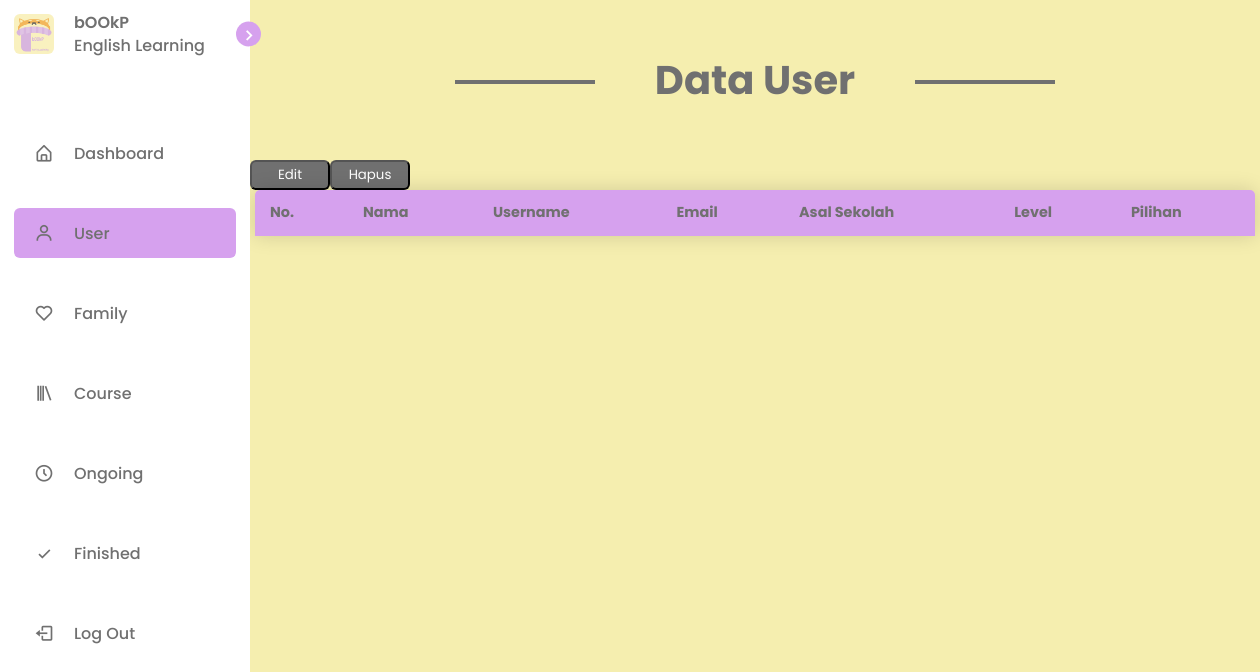
The page /data-user/user.php on the database as committed earlier.
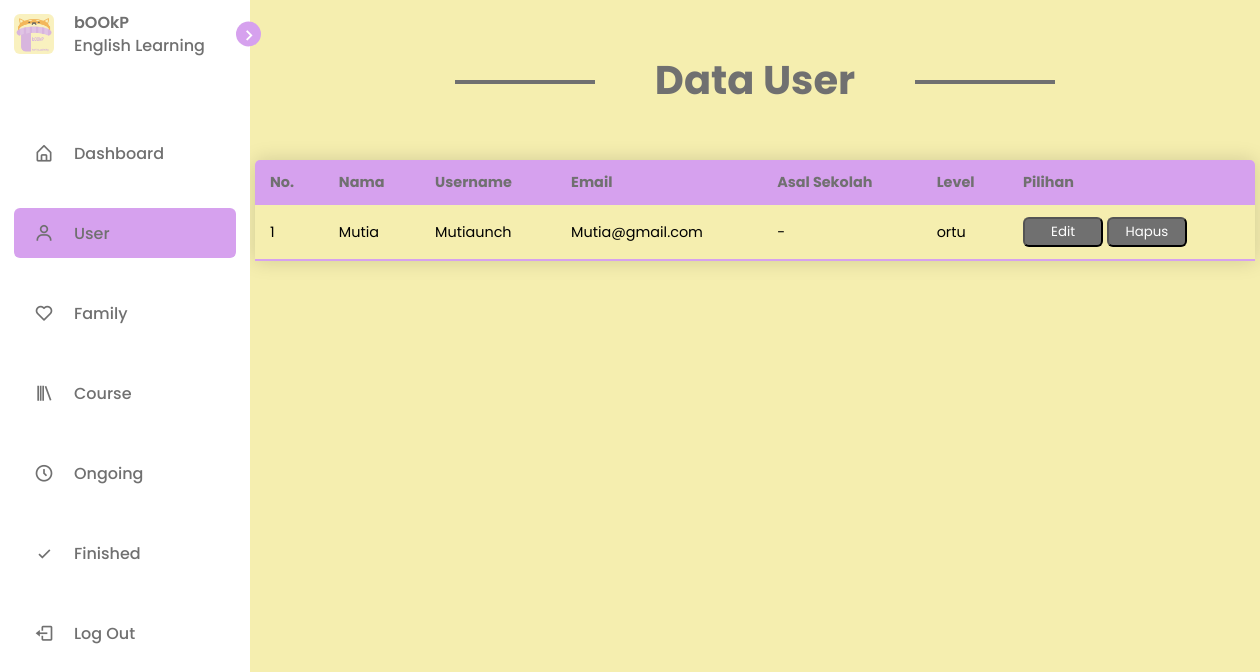
The same page on the database as committed later.
### tables this page shows
CREATE TABLE `user` (
  `id_user` int(11) NOT NULL,
  `nama_user` varchar(100) NOT NULL,
  `username` varchar(100) NOT NULL,
  `email` varchar(80) NOT NULL,
  `pass_user` varchar(40) NOT NULL,
  `asal_sekolah` varchar(50) DEFAULT NULL,
  `id_level` int(11) DEFAULT NULL
);

CREATE TABLE `level` (
  `id_level` int(11) NOT NULL,
  `nama_level` varchar(30) NOT NULL
);

### data-user/user-list.php (called while the page is built)
<?php
include "../includes/connect.php";
$no = 1;
$display = "SELECT user.*, level.id_level, level.nama_level
            FROM user
            JOIN level ON user.id_level=level.id_level";
$hasil = mysqli_query($dtb, $display);
$data_user = array();
while($row = mysqli_fetch_assoc($hasil)){
$data_user[] = $row;
}
return $data_user;

### data-user/user.php (the view, shortened to what this page needs)
<?php
    include "user-list.php";
?>
<!DOCTYPE html>
<html lang="en">
<head>
    <link rel="stylesheet" href="../assets/css/style.css?<?php echo time();?>">
    <link href='https://unpkg.com/boxicons@2.1.2/css/boxicons.min.css' rel='stylesheet'>
</head>
<body>
    <nav class="sidebar">
        <header>
            <div class="image-text">
                <span class="image">
                    <img src="../assets/img/logo.png" alt="">
                </span>
                <div class="text header-text">
                    <span class="name">bOOkP</span>
                    <span class="profession">English Learning</span>
                </div>
            </div>
            <i class='bx bx-chevron-right toggle'></i>
        </header>
        <div class="menu_bar">
            <div class="menu">
                <ul class="menu-links">
                    <li class="nav-link">
                        <a href="../display/dashboard.php">
                            <i class='bx bx-home-alt icon'></i>
                            <span class="text nav-text">Dashboard</span>
                        </a>
                    </li>
                    <li class="nav-link active">
                        <a href="user.php">
                            <i class='bx bx-user icon'></i>
                            <span class="text nav-text">User</span>
                        </a>
                    </li>
                    <li class="nav-link">
                        <a href="../data-family/family.php">
                            <i class='bx bx-heart icon'></i>
                            <span class="text nav-text">Family</span>
                        </a>
                    </li>
                    <li class="nav-link">
                        <a href="../data-kursus/kursus.php">
                            <i class='bx bx-library icon'></i>
                            <span class="text nav-text">Course</span>
                        </a>
                    </li>
                    <li class="nav-link">
                        <a href="../data-ongoing/ongoing.php">
                            <i class='bx bx-time-five icon'></i>
                            <span class="text nav-text">Ongoing</span>
                        </a>
                    </li>
                    <li class="nav-link">
                        <a href="../data-finished/finished.php">
                            <i class='bx bx-check icon'></i>
                            <span class="text nav-text">Finished</span>
                        </a>
                    </li>
                </ul>
            </div>
            <div class="bottom-content">
                <li class="nav-link">
                    <a href="#">
                        <i class='bx bx-log-out icon'></i>
                        <span class="text nav-text">Log Out</span>
                    </a>
                </li>
            </div>
        </div>
    </nav>
    <section class="home">
        <h1><span>Data User</span></h1>
            <table class="content-table">
                <thead>
                    <tr>
                    <th>No.</th>
                    <th>Nama</th>
                    <th>Username</th>
                    <th>Email</th>
                    <th>Asal Sekolah</th>
                    <th>Level</th>
                    <th>Pilihan</th>
                    </tr>
                </thead>
                <tbody>
                    <tr>
                        <?php foreach ($data_user as $data): ?>
                        <td><?php echo $no++ ?></td>
                        <td><?php echo $data['nama_user']?></td>
                        <td><?php echo $data['username']?></td>
                        <td><?php echo $data['email']?></td>
                        <td><?php
                            if(empty($data['asal_sekolah']))
                            {
                                echo "-";
                            } else {
                                echo $data['asal_sekolah'];
                            }
                            ?>
                        </td>
                        <td><?php echo $data['nama_level']?></td>
                        <td>
                        <?php endforeach ?>
                            <a href="user-edit.php"><button class="btn-primary">Edit</button></a>
                            <a href="hapus_user.php?nama=<?php echo $data ['nama_user']; ?>"><button class="btn-primary" onclick="return confirm('Are You Sure ?');">Hapus</button></a>
                        </td>
                    </tr>
                    </tbody>
            </table>
    </section>
</body>
</html>

Rows that differ between the two databases and show on the page:
added user: nama_user "Mutia", username "Mutiaunch", email "Mutia@gmail.com", id_level.nama_level "ortu"
